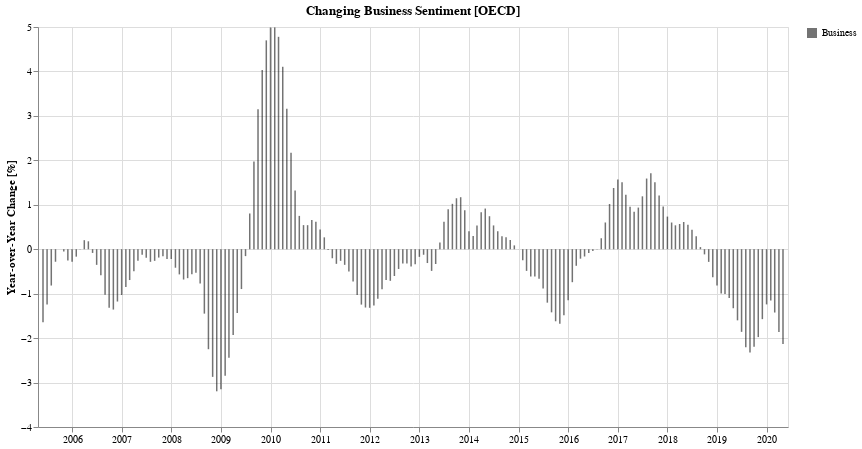

Write notebook code for a chart like this one.
### Code cell
bYoy = yoyChartFor(bUsaYoy, 'Business', 'black')
bYoy.display()

### Figure 1 — Vega-Lite specification as saved in the notebook (floating-point values rounded to 4 significant figures; data arrays with more than 128 entries replaced by an {"elided": "..."} marker saying what was removed)
{"config": {"view": {"continuousWidth": 400, "continuousHeight": 300}}, "data": {"name": "data-968755f3df15b3ccde55bab69611b350"}, "mark": {"type": "bar", "color": "black", "width": 1.5}, "encoding": {"opacity": {"type": "ordinal", "field": "label", "legend": {"title": ""}}, "tooltip": [{"type": "temporal", "field": "TIME", "format": "%b %Y"}, {"type": "quantitative", "field": "change_in_percent"}], "x": {"type": "temporal", "axis": {"title": ""}, "field": "TIME"}, "y": {"type": "quantitative", "axis": {"title": "Year-over-Year Change [%]"}, "field": "Value"}}, "height": 400, "title": "Changing Business Sentiment [OECD]", "transform": [{"calculate": "'Business'", "as": "label"}, {"calculate": "format(datum.Value, ',.2f')", "as": "change_in_percent"}], "width": 750, "$schema": "https://vega.github.io/schema/vega-lite/v4.8.1.json", "datasets": {"data-968755f3df15b3ccde55bab69611b350": {"elided": "180 records"}}}
